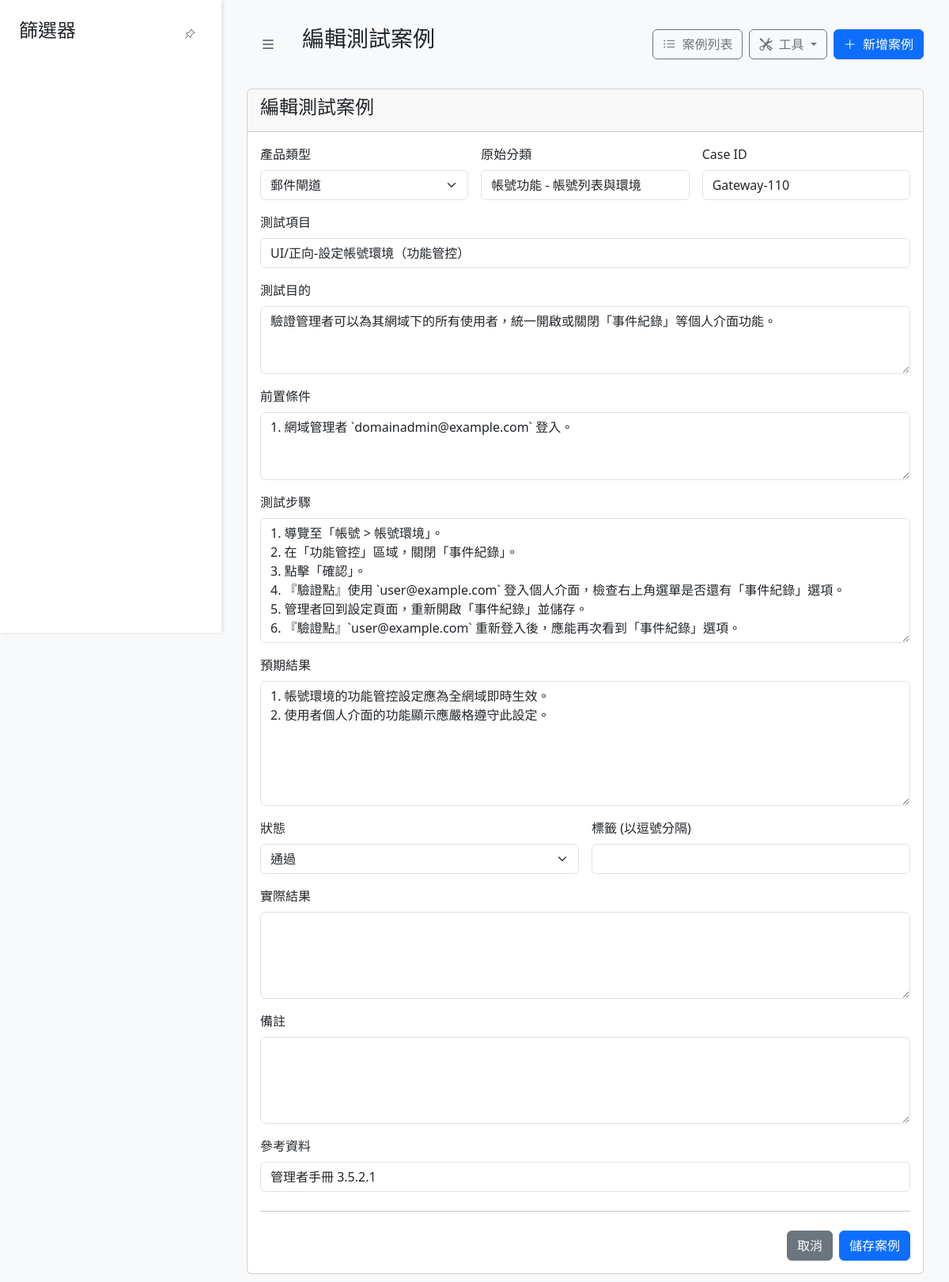
The app's page /edit/310 with its own data.
### models.py (models this page shows)
class TestCase(db.Model):
    id = db.Column(db.Integer, primary_key=True)
    product_type = db.Column(db.String(50), nullable=False, default='未分類產品')
    category = db.Column(db.String(100), nullable=False)
    main_category = db.Column(db.String(50), nullable=True)
    sub_category = db.Column(db.String(50), nullable=True)
    case_id = db.Column(db.String(50), unique=True, nullable=False)
    test_item = db.Column(db.String(200), nullable=False)
    test_purpose = db.Column(db.Text, nullable=True)
    preconditions = db.Column(db.Text, nullable=True)
    test_steps = db.Column(db.Text, nullable=True)
    expected_result = db.Column(db.Text, nullable=True)
    actual_result = db.Column(db.Text, nullable=True)
    status = db.Column(db.String(20), nullable=False, default='未執行')
    notes = db.Column(db.Text, nullable=True)
    reference = db.Column(db.String(200), nullable=True)
    tags = db.relationship('Tag', secondary=test_case_tags, lazy='subquery',
                           backref=db.backref('test_cases', lazy=True))
    attachments = db.relationship('Attachment', backref='test_case', lazy=True, cascade="all, delete-orphan")

### app.py (the view, shortened to what this page needs)
@app.route('/edit/<int:id>', methods=['GET', 'POST'])
def edit_case(id):
    case_to_edit = TestCase.query.get_or_404(id)
    return render_template('case_form.html', title="編輯測試案例", case=case_to_edit)

### app.py (called while the page is built)
@app.context_processor
def inject_status_options():
    status_options = ['未執行', '進行中', '通過', '失敗']
    return dict(status_options=status_options)

@app.context_processor
def utility_processor():
    def render_manual_list_in_template(text_block):
        lines = [line.strip().lstrip('0123456789. ') for line in (text_block or "").split('\n') if line.strip()]
        html = '<div class="manual-list">'
        for i, line in enumerate(lines):
            safe_line = escape(line)
            html += f'<div class="manual-list-item"><span class="manual-list-number">{i+1}.</span><span class="manual-list-text">{safe_line}</span></div>'
        html += '</div>'
        return html
    return dict(render_manual_list=render_manual_list_in_template)

### templates/case_form.html (shortened to what this page needs)
{% extends 'base.html' %}
{% block sidebar %}
    {% set hide_sidebar = True %}
{% endblock %}
{% block page_title %}
    {{ title }}
{% endblock %}
{% block content %}
<div class="card">
    <div class="card-header">
        <h4>{{ title }}</h4>
    </div>
    <div class="card-body">
        <form method="POST" class="needs-validation" novalidate>
            <div class="row g-3">
                <div class="col-md-4">
                    <label for="product_type" class="form-label">產品類型</label>
                    <select class="form-select" id="product_type" name="product_type" required>
                        <option value="郵件閘道" {% if case and case.product_type == '郵件閘道' %}selected{% endif %}>郵件閘道</option>
                    </select>
                </div>
                <div class="col-md-4">
                    <label for="category" class="form-label">原始分類</label>
                    <input type="text" class="form-control" id="category" name="category" value="{{ case.category or '' }}">
                </div>
                <div class="col-md-4">
                    <label for="case_id" class="form-label">Case ID</label>
                    <input type="text" class="form-control" id="case_id" name="case_id" value="{{ case.case_id or '' }}" required>
                </div>
                <div class="col-12">
                    <label for="test_item" class="form-label">測試項目</label>
                    <input type="text" class="form-control" id="test_item" name="test_item" value="{{ case.test_item or '' }}" required>
                </div>
                <div class="col-12">
                    <label for="test_purpose" class="form-label">測試目的</label>
                    <textarea class="form-control" id="test_purpose" name="test_purpose" rows="3">{{ case.test_purpose or '' }}</textarea>
                </div>
                <div class="col-12">
                    <label for="preconditions" class="form-label">前置條件</label>
                    <textarea class="form-control" id="preconditions" name="preconditions" rows="3">{{ case.preconditions or '' }}</textarea>
                </div>
                <div class="col-12">
                    <label for="test_steps" class="form-label">測試步驟</label>
                    <textarea class="form-control" id="test_steps" name="test_steps" rows="6">{{ case.test_steps or '' }}</textarea>
                </div>
                <div class="col-12">
                    <label for="expected_result" class="form-label">預期結果</label>
                    <textarea class="form-control" id="expected_result" name="expected_result" rows="6">{{ case.expected_result or '' }}</textarea>
                </div>
                <div class="col-md-6">
                    <label for="status" class="form-label">狀態</label>
                    <select class="form-select" id="status" name="status" required>
                        {% for status_option in status_options %}
                            <option value="{{ status_option }}" {% if case and case.status == status_option %}selected{% endif %}>
                                {{ status_option }}
                            </option>
                        {% endfor %}
                    </select>
                </div>
                <div class="col-md-6">
                    <label for="tags" class="form-label">標籤 (以逗號分隔)</label>
                    <input type="text" class="form-control" id="tags" name="tags" value="{{ case.tags or '' }}">
                </div>
                <div class="col-12">
                    <label for="actual_result" class="form-label">實際結果</label>
                    <textarea class="form-control" id="actual_result" name="actual_result" rows="4">{{ case.actual_result or '' }}</textarea>
                </div>
                <div class="col-12">
                    <label for="notes" class="form-label">備註</label>
                    <textarea class="form-control" id="notes" name="notes" rows="4">{{ case.notes or '' }}</textarea>
                </div>
                <div class="col-12">
                    <label for="reference" class="form-label">參考資料</label>
                    <input type="text" class="form-control" id="reference" name="reference" value="{{ case.reference or '' }}">
                </div>
            </div>
            <hr class="my-4">
            <div class="d-grid gap-2 d-md-flex justify-content-md-end">
                <a href="{{ url_for('index') }}" class="btn btn-secondary">取消</a>
                <button class="btn btn-primary" type="submit">儲存案例</button>
            </div>
        </form>
    </div>
</div>
{% endblock %}

### templates/base.html (style rules this page uses)
body { display: flex; background-color: #f8f9fa; }

### records on screen
TestCase: product_type "郵件閘道", category "帳號功能 - 帳號列表與環境", case_id "Gateway-110", test_item "UI/正向-設定帳號環境（功能管控）", test_purpose "驗證管理者可以為其網域下的所有使用者，統一開啟或關閉「事件紀錄」等個人介面功能。", preconditions "1. 網域管理者 `domainadmin@example.com` 登入。", test_steps "1. 導覽至「帳號 > 帳號環境」。 2. 在「功能管控」區域，關閉「事件紀錄」。 3. 點擊「確認」。 4. 『驗證點』使用 `user@example.com` 登入個人介面，檢查右上角選單是否還有「事件紀錄」選項。 5. 管理者回到設定頁面，重新開啟「事件紀錄」並儲存。 6. 『驗證點』`user@example.com` 重新登入後，應能再次看到「事件紀錄」選項。", expected_result "1. 帳號環境的功能管控設定應為全網域即時生效。 2. 使用者個人介面的功能顯示應嚴格遵守此設定。", status "通過", reference "管理者手冊 3.5.2.1"

### other values on screen
{{ title }} "編輯測試案例"
